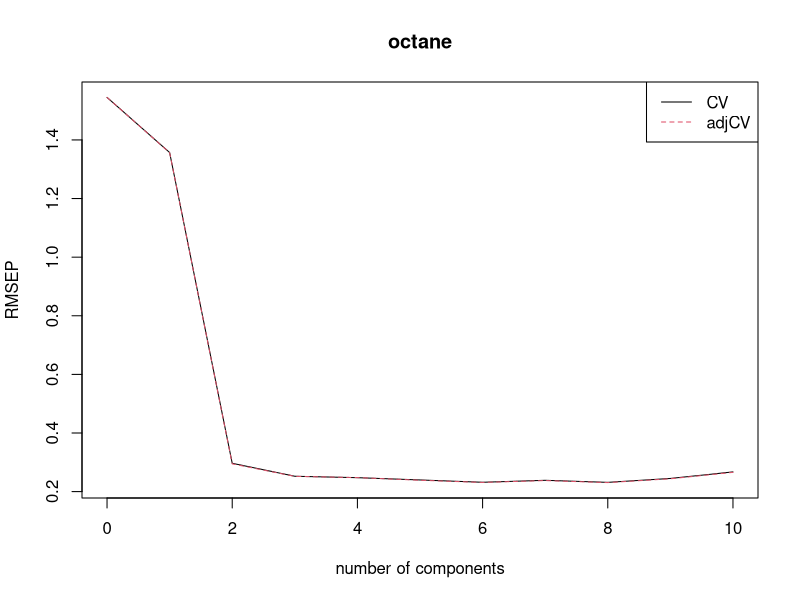
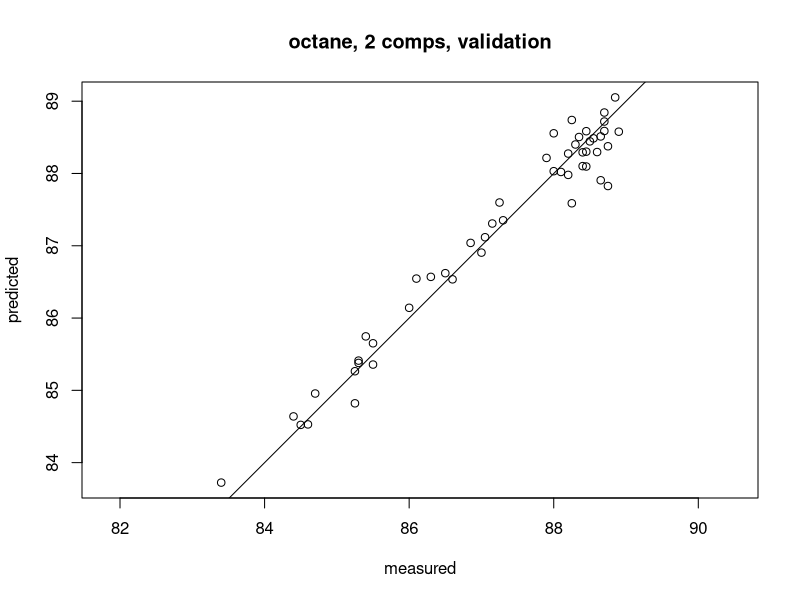
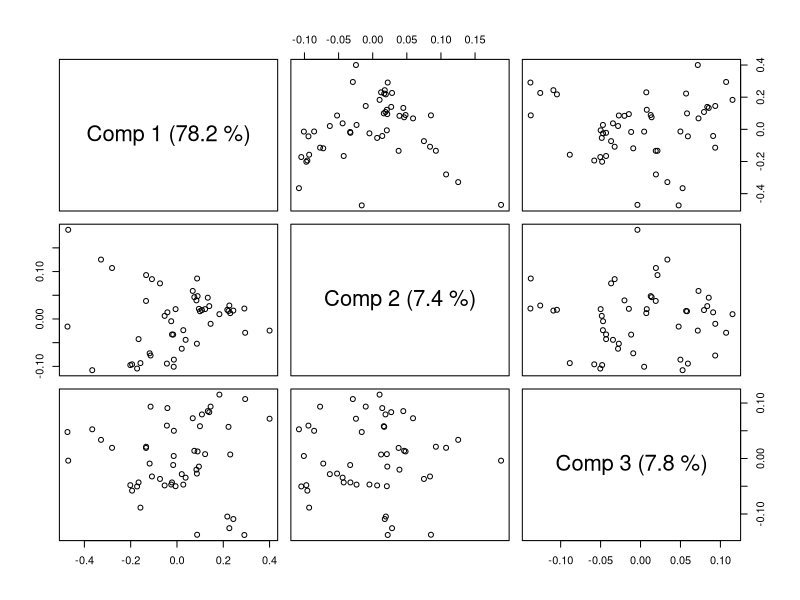
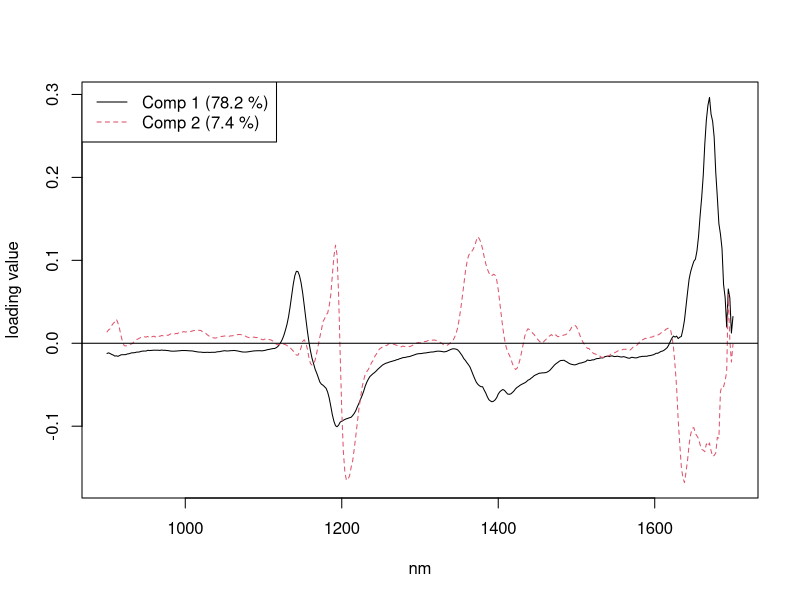

Write R code to recreate these figures, in order. (Note: this script raises an error after producing the figures.)
install.packages("pls")
library(pls)
#do a PLSR on the gasoline data to illustrate the use of pls
data(gasoline)
options(digits = 4)
gasTrain <- gasoline[1:50,] #Row 1~50
gasTest <- gasoline[51:60,] #Row 51~60

#fit a PLSR model
gas1 <- plsr(octane ~ NIR, ncomp = 10, data = gasTrain, validation = "LOO")
#get an overview of the fit and validation results
summary(gas1)  #The validation results here are Root Mean Squared Error of Prediction (RMSEP). 
               #There are two cross-validation estimates: 
               #CV is the ordinary CV estimate, and adjCV is a bias-corrected CV estimate 

#Cross-validated RMSEP curves for the gasoline data
#Figure 2(simpler)
plot(RMSEP(gas1), legendpos = "topright")

#Figure 3
#the cross-validated predictions with two components versus measured values
plot(gas1, ncomp = 2, asp = 1, line = TRUE)

#Figure 4
#a pairwise plot of the score values for the three first components
plot(gas1, plottype = "scores", comps = 1:3)

#extract the explained variances
explvar(gas1)

#Figure 5
plot(gas1, "loadings", comps = 1:2, legendpos = "topleft",
             labels = "numbers", xlab = "nm")
abline(h = 0)

#predict the response values of new observations
predict(gas1, ncomp = 2, newdata = gasTest)
#calculate the test set RMSEP
RMSEP(gas1, newdata = gasTest)



#5 Fitting models
data(yarn)
dens1 <- plsr(density ~ NIR, ncomp = 5, data = yarn)

dim(oliveoil$sensory)
plsr(sensory ~ chemical, data = oliveoil)
trainind <- which(yarn$train == TRUE)
dens2 <- update(dens1, subset = trainind)
dens3 <- update(dens1, ncomp = 10)
live1 <- plsr(sensory ~ chemical, scale = TRUE, data = oliveoil)
gas2 <- plsr(octane ~ msc(NIR), ncomp = 10, data = gasTrain)
predict(gas2, ncomp = 3, newdata = gasTest)


#Choosing the number of components with cross-validation
ncomp.onesigma <- selectNcomp(gas2, method = "onesigma", plot = TRUE,ylim = c(.18, .6))
ncomp.permut <- selectNcomp(gas2, method = "randomization", plot = TRUE,ylim = c(.18, .6))
gas2.cv <- crossval(gas2, segments = 10)
plot(MSEP(gas2.cv), legendpos="topright")
summary(gas2.cv, what = "validation")
plot(gas1, plottype = "coef", ncomp=1:3, legendpos = "bottomleft",
     labels = "numbers", xlab = "nm")
#get predictions from the model built in Section 3, with two and three components
predict(gas1, ncomp = 2:3, newdata = gasTest[1:5,])
#get predictions from a model with only component 2
predict(gas1, comps = 2, newdata = gasTest[1:5,])
#drop the singleton dimensions explicitly
drop(predict(gas1, ncomp = 2:3, newdata = gasTest[1:5,]))
pls.options(plsralg = "oscorespls")
